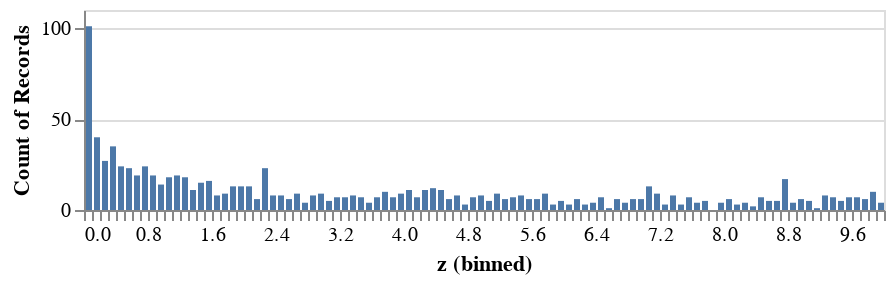

The code cell stored with this chart in its notebook:
### Markdown cell above
Many of you are probably already familiar with histograms. Histograms are a way of visualizing observed data. Each observed value is stacked up on top of its approximate label (e.g. any $z$ between 0.5 and 1.5 is labeled "1") and the counts are plotted:

### Code cell
z = [realize_cont(Z) for i in range(1000)] # 1000 draws from Z

plot_df = pd.DataFrame({'z':z})
alt.Chart(plot_df, height=100, width=400).mark_bar().encode(
    alt.X('z', bin=alt.Bin(maxbins=100)),
    y='count()'
)

### Figure 1 — Vega-Lite specification as saved in the notebook (floating-point values rounded to 4 significant figures; data arrays with more than 128 entries replaced by an {"elided": "..."} marker saying what was removed)
{"$schema": "https://vega.github.io/schema/vega-lite/v3.4.0.json", "config": {"mark": {"tooltip": null}, "view": {"height": 300, "width": 400}}, "data": {"name": "data-28fb01d306e8553840e3c9d4aff53c12"}, "datasets": {"data-28fb01d306e8553840e3c9d4aff53c12": {"elided": "1000 records"}}, "encoding": {"x": {"bin": {"maxbins": 100}, "field": "z", "type": "quantitative"}, "y": {"aggregate": "count", "type": "quantitative"}}, "height": 100, "mark": "bar", "width": 400}
